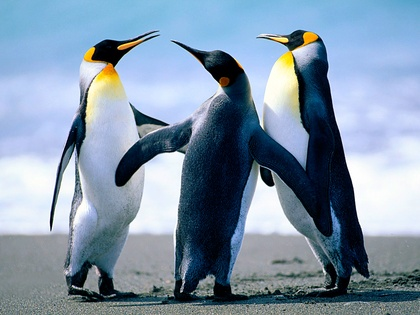
%> input picture Image_Processing/Penguins.jpg, 420 x 315 px, shrunk from 1024 x 768 before the run
$ octave method4.m   (GNU Octave 9; MATLAB toolbox functions it lacks are replaced by stand-ins)
%> lines starting %> are read from the running program, lines starting %| are printed output that depends on the picture
### Image_Processing/Lucy_Richardson.m
function Reimage = Lucy_Richardson(BlurandNoise, len, xita, num)
% Lucy_Richardson滤波器
% 输入参数:
%         BlurandNoise:  输入的图像矩阵
%         len:   模糊旋转长度，模糊的像素个数
%         xita: 模糊旋转角
% ---------------len和xita为定义图像退化函数时运动模糊参数
%         num: 迭代次数
% 输出参数:
%         Reimage: 重构滤波图像

BlurandNoise = medfilt2(abs(BlurandNoise)); % 在迭代前先中值滤波进行一定程度的降噪

Blurtmp = BlurandNoise; % 初始迭代目标函数为原模糊函数
% 点扩展函数PSF
PSF = fspecial('motion',len,xita);
% 转化PSF函数到期望的维数
OTF = psf2otf(PSF,size(BlurandNoise));

for i = 1 : num
    GFT = fft2(Blurtmp);    % 转化到频域
    Ftemp = OTF .* GFT;    % 频域相乘 = 时域卷积
    iFtemp = ifft2(Ftemp); % 傅里叶反变换，转换到时域
    % 模糊前 与 去模糊后的比值
    Ftemp2 = BlurandNoise ./(iFtemp + eps);  %此处若不加eps 则迭代次数增多时输出图像为全黑
    iFtemp2 = fft2(Ftemp2);   % 转化到频域
    Correlation = OTF .* iFtemp2; % 计算相关性向量
    iCorrelation = ifft2(Correlation);% 傅里叶反变换，转换到时域
    % 计算估计的去模糊图像矩阵
    Fini = iCorrelation .* Blurtmp;
    Blurtmp = Fini;
end

Reimage = abs(Blurtmp); % 重构滤波图像

end

### Image_Processing/method4.m
% 方法四：Lucy-Richardson迭代算法

%采用平均值法转化为灰度图像,且数据类型为double
Initialimage = im2double( imread('Penguins.jpg') );
[row, col, color] = size(Initialimage);
%> row = 315; col = 420; color = 3
Grayimage = zeros(row, col);
for i = 1:row
    for j = 1:col
        summ = 0;
        for k = 1:color
            summ = summ + Initialimage(i,j,k)/3;
        end
        Grayimage(i,j) = summ;
    end
end
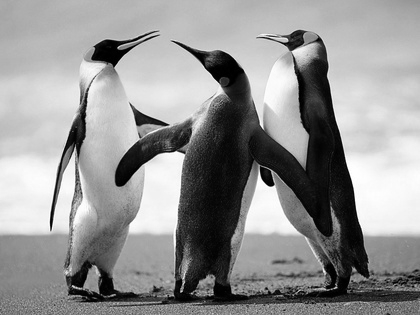
%> Grayimage: size 315x420 double; min 0, max 1, mean 0.581

% 图像退化加噪
PSF = fspecial('motion',20,10);      %定义滤波算子，类型为运动模糊，参数随便定义的
Blur = imfilter(Grayimage,PSF,'conv','circular');      %图像滤波实现退化，通过卷积完成
m = 0;
V = 0.04;
BlurandNoise = imnoise(Blur,'gaussian',m,V);      %添加高斯噪声
subplot(221), imshow(Initialimage);
title('原图像');
subplot(222), imshow(Grayimage);
title('灰度图像');
subplot(223), imshow(Blur);
title('退化图像');
subplot(224), imshow(BlurandNoise);
title('加噪退化图');

% 接下来实现Lucy-Richardson迭代算法滤波

%-----------------------Lucy-Richardson迭代算法原理------------------------%
% Lucy-Richardson迭代算法通过每次完成相关和卷积运算
% 通过限制迭代次数来得到最佳复原解
% 其定义式为
%            f(k+1) = f(k)*[cov( (g / conv(f(k),h), h)]
% 其中k为迭代次数
%

% 此处写了一个Lucy_Richardson函数用于实现Lucy_Richardson迭代滤波
% 直接调用函数生成还原后的图像，其中最后一个参数为迭代次数

Reimage1 = Lucy_Richardson(BlurandNoise, 20, 10, 5);
%> in Lucy_Richardson, `BlurandNoise = medfilt2(abs(BlurandNoise));`:
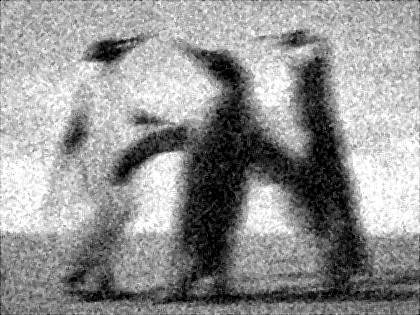
%> BlurandNoise: size 315x420 double; min 0, max 1, mean 0.579
%> the loop in Lucy_Richardson, `for i = 1 : num` made 5 passes
%> pass 1, in Lucy_Richardson, `iFtemp = ifft2(Ftemp);`:
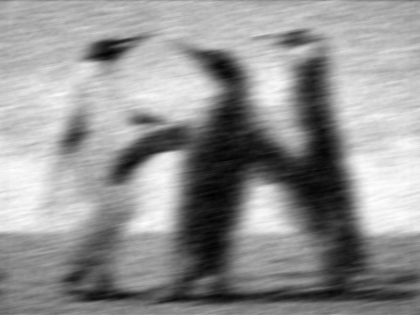
%> iFtemp: size 315x420 double; min 0.0022, max 0.996, mean 0.579
%> pass 1, in Lucy_Richardson, `iCorrelation = ifft2(Correlation);`:
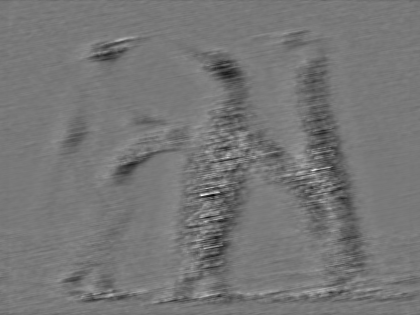
%> iCorrelation: size 315x420 double; min 0.0842, max 2.01, mean 0.982; drawn with min black and max white
%> in Lucy_Richardson, `Reimage = abs(Blurtmp);`:
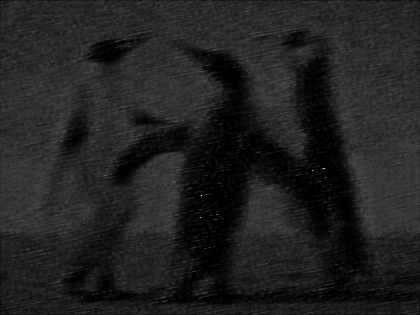
%> Reimage: size 315x420 double; min 0, max 4.39, mean 0.584; drawn with min black and max white
Reimage2 = Lucy_Richardson(BlurandNoise, 20, 10, 15);
Reimage3 = Lucy_Richardson(BlurandNoise, 20, 10, 50);
Reimage4 = Lucy_Richardson(BlurandNoise, 20, 10, 100);

% 滤波效果展示
figure(2);
subplot(121), imshow(BlurandNoise), title('加噪退化图像');
subplot(122), imshow(Reimage2), title('还原图像4:Lucy-Richardson迭代滤波');
%> after `imshow(Reimage2)`:
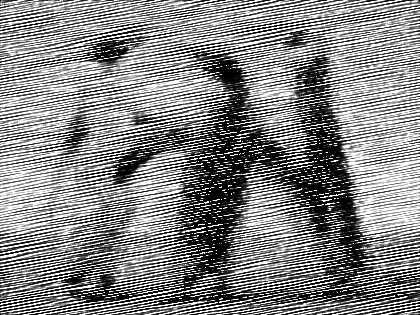
%> displayed picture: size 315x420, on the screen's scale of 0 to 255; min 0, max 255, mean 134.5

figure(3);
subplot(221), imshow(Reimage1), title('迭代5次');
subplot(222), imshow(Reimage2), title('迭代15次');
subplot(223), imshow(Reimage3), title('迭代50次');
%> after `imshow(Reimage3)`:
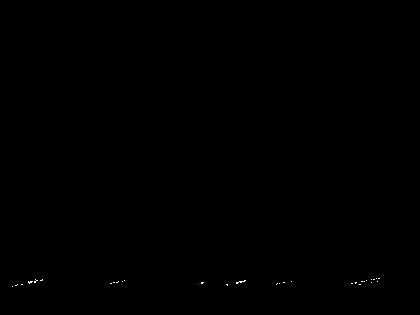
%> displayed picture: size 315x420, on the screen's scale of 0 to 255; min 0, max 255, mean 0.2
subplot(224), imshow(Reimage4), title('迭代100次');
